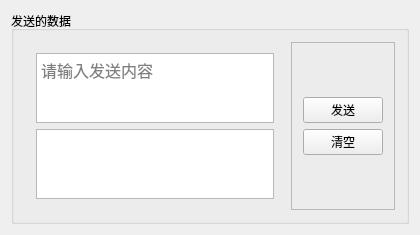
<?xml version="1.0" encoding="UTF-8"?>
<ui version="4.0">
 <class>Widget</class>
 <widget class="QWidget" name="Widget">
  <property name="geometry">
   <rect>
    <x>0</x>
    <y>0</y>
    <width>420</width>
    <height>220</height>
   </rect>
  </property>
  <property name="windowTitle">
   <string>WM_COPYDATA客户端</string>
  </property>
  <property name="toolTipDuration">
   <number>-1</number>
  </property>
  <layout class="QHBoxLayout" name="horizontalLayout">
   <item>
    <widget class="QGroupBox" name="groupBox">
     <property name="title">
      <string>发送的数据</string>
     </property>
     <layout class="QHBoxLayout" name="horizontalLayout_2">
      <item>
       <widget class="QWidget" name="widget" native="true">
        <layout class="QVBoxLayout" name="verticalLayout">
         <item>
          <widget class="QTextEdit" name="textEdit">
           <property name="font">
            <font>
             <pointsize>12</pointsize>
            </font>
           </property>
           <property name="html">
            <string>&lt;!DOCTYPE HTML PUBLIC &quot;-//W3C//DTD HTML 4.0//EN&quot; &quot;http://www.w3.org/TR/REC-html40/strict.dtd&quot;&gt;
&lt;html&gt;&lt;head&gt;&lt;meta name=&quot;qrichtext&quot; content=&quot;1&quot; /&gt;&lt;style type=&quot;text/css&quot;&gt;
p, li { white-space: pre-wrap; }
&lt;/style&gt;&lt;/head&gt;&lt;body style=&quot; font-family:'SimSun'; font-size:12pt; font-weight:400; font-style:normal;&quot;&gt;
&lt;p style=&quot;-qt-paragraph-type:empty; margin-top:12px; margin-bottom:12px; margin-left:0px; margin-right:0px; -qt-block-indent:0; text-indent:0px;&quot;&gt;&lt;br /&gt;&lt;/p&gt;&lt;/body&gt;&lt;/html&gt;</string>
           </property>
           <property name="placeholderText">
            <string>请输入发送内容</string>
           </property>
          </widget>
         </item>
         <item>
          <widget class="QListWidget" name="listWidget"/>
         </item>
        </layout>
       </widget>
      </item>
      <item>
       <widget class="QFrame" name="frame">
        <property name="frameShape">
         <enum>QFrame::StyledPanel</enum>
        </property>
        <property name="frameShadow">
         <enum>QFrame::Raised</enum>
        </property>
        <layout class="QVBoxLayout" name="verticalLayout_2">
         <item>
          <spacer name="verticalSpacer">
           <property name="orientation">
            <enum>Qt::Vertical</enum>
           </property>
           <property name="sizeHint" stdset="0">
            <size>
             <width>20</width>
             <height>40</height>
            </size>
           </property>
          </spacer>
         </item>
         <item>
          <widget class="QPushButton" name="pushButton">
           <property name="text">
            <string>发送</string>
           </property>
          </widget>
         </item>
         <item>
          <widget class="QPushButton" name="pushButton_2">
           <property name="text">
            <string>清空</string>
           </property>
          </widget>
         </item>
         <item>
          <spacer name="verticalSpacer_2">
           <property name="orientation">
            <enum>Qt::Vertical</enum>
           </property>
           <property name="sizeHint" stdset="0">
            <size>
             <width>20</width>
             <height>40</height>
            </size>
           </property>
          </spacer>
         </item>
        </layout>
       </widget>
      </item>
     </layout>
    </widget>
   </item>
  </layout>
 </widget>
 <layoutdefault spacing="6" margin="11"/>
 <resources/>
 <connections/>
</ui>
